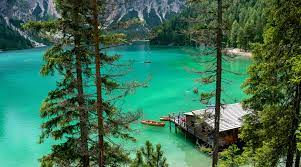
%> input picture 3-Plane_bit_slicing/image.jpg, 301 x 167 px
$ octave bit_plane_slicingn.m   (GNU Octave 9; MATLAB toolbox functions it lacks are replaced by stand-ins)
%> lines starting %> are read from the running program, lines starting %| are printed output that depends on the picture
%Converting an image into its constituent bits and displaying each image
%author : Mann Manohar
clc
clear all
close all

[file, path] = uigetfile({'*.*', 'All Files'; '*.jpg;*.jpeg;*.png;*.bmp', 'Image Files (*.jpg, *.png, *.bmp)'}, 'Select an Image');
%> the answer given: image.jpg
if isequal(file, 0)
    disp('No file selected. Exiting.');
    return;
end

% Read the selected image
imagePath = fullfile(path, file);
originalImage = imread(imagePath);
%> originalImage is the input picture: size 167x301x3 uint8; mean R, G, B 57.8, 112, 84.7

% Convert to grayscale if the image is RGB
if size(originalImage, 3) == 3
    grayscaleImage = rgb2gray(originalImage);
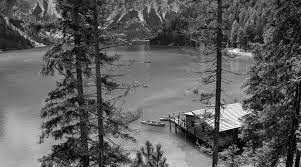
%> grayscaleImage: size 167x301 uint8; min 0, max 255, mean 92.6
else
    grayscaleImage = originalImage;
end

% Display the input image in the first figure
figure;
imshow(grayscaleImage, []);
title('Grayscale Input Image');

% Get the size of the image
[rows, cols] = size(grayscaleImage);
%> rows = 167; cols = 301

% Initialize a cell array to store bit planes
bitPlanes = cell(1, 8);

% Extract each bit plane
for i = 1:8
    bitPlanes{i} = bitget(grayscaleImage, i) * 2^(i-1); % Scale the bits for better visibility
end
%> after the loop, bitPlanes = 8 items

% Display the 8 bit planes in the second figure
figure;
for i = 1:8
    subplot(4, 4, i); % Subplots for bit planes
    imshow(bitPlanes{i}, []);
    title(['Bit Plane ', num2str(i)]);
end
%> this loop made 8 passes
%> pass 1, `imshow(bitPlanes{i}, []);`:
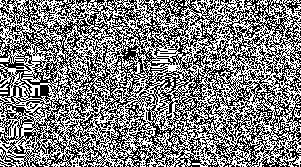
%> displayed picture: size 167x301, on the screen's scale of 0 to 255; 50.1% white; black in thin lines or dots
%> pass 2, `imshow(bitPlanes{i}, []);`:
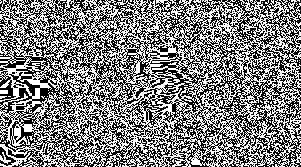
%> displayed picture: size 167x301, on the screen's scale of 0 to 255; 49.8% white in thin lines or dots

% Fill the remaining slots in the 4x4 subplot layout with blank subplots
for i = 1:4
    subplot(4, 4, i);
    axis off; % Turn off the axis for blank slots
end
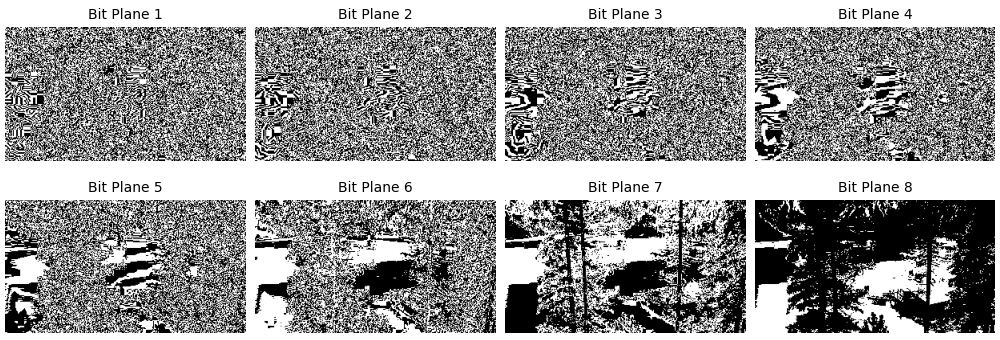
%> figure redrawn from the program's plot data, 8 panels
